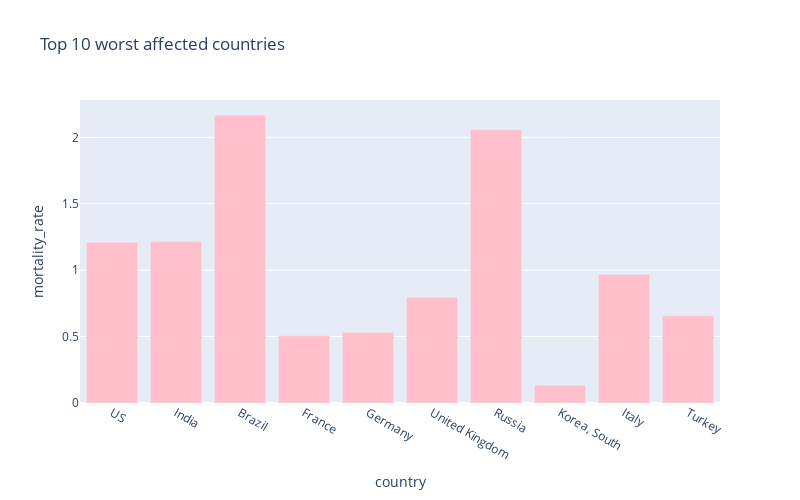

Notebook cell for this chart:
### Markdown cell above
# Worst hit countries - Mortality rate

Displays the mortality rate of the top10 worst hit countries(most number of cases).

### Code cell
px.bar(
    sorted_country_df.head(10),
    x = "country",
    y = "mortality_rate",
    title= "Top 10 worst affected countries", # the axis names
    color_discrete_sequence=["pink"], 
    height=500,
    width=800
)

### Figure 1 — Plotly figure (JSON) as saved in the notebook; plotly's stock layout.template omitted (floating-point values rounded to 4 significant figures)
{"data": [{"alignmentgroup": "True", "hovertemplate": "country=%{x}<br>mortality_rate=%{y}<extra></extra>", "legendgroup": "", "marker": {"color": "pink", "pattern": {"shape": ""}}, "name": "", "offsetgroup": "", "orientation": "v", "showlegend": false, "textposition": "auto", "type": "bar", "x": ["US", "India", "Brazil", "France", "Germany", "United Kingdom", "Russia", "Korea, South", "Italy", "Turkey"], "xaxis": "x", "y": [1.21, 1.216, 2.167, 0.5055, 0.5334, 0.7954, 2.057, 0.1333, 0.9685, 0.6569], "yaxis": "y"}], "layout": {"barmode": "relative", "height": 500, "legend": {"tracegroupgap": 0}, "title": {"text": "Top 10 worst affected countries"}, "width": 800, "xaxis": {"anchor": "y", "domain": [0, 1], "title": {"text": "country"}}, "yaxis": {"anchor": "x", "domain": [0, 1], "title": {"text": "mortality_rate"}}}}
